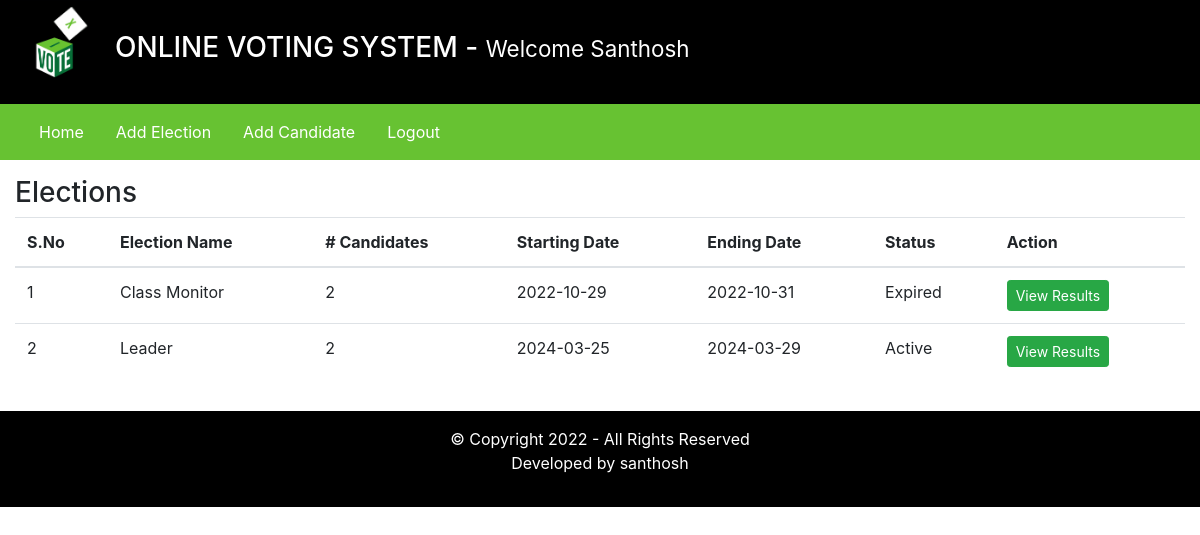
/admin/index.php?homepage=1 (signed in), run on the app's committed database.
### tables this page shows
CREATE TABLE `elections` (
  `id` int(11) NOT NULL,
  `election_topic` varchar(255) DEFAULT NULL,
  `no_of_candidates` int(11) DEFAULT NULL,
  `starting_date` date DEFAULT NULL,
  `ending_date` date DEFAULT NULL,
  `status` varchar(45) DEFAULT NULL,
  `inserted_by` varchar(255) DEFAULT NULL,
  `inserted_on` date DEFAULT NULL
);

### admin/inc/homepage.php (the view)
<div class="row my-3">
    <div class="col-12">
        <h3>Elections</h3>
        <table class="table">
            <thead>
                <tr>
                    <th scope="col">S.No</th>
                    <th scope="col">Election Name</th>
                    <th scope="col"># Candidates</th>
                    <th scope="col">Starting Date</th>
                    <th scope="col">Ending Date</th>
                    <th scope="col">Status </th>
                    <th scope="col">Action </th>
                </tr>
            </thead>
            <tbody>
                <?php
                    $fetchingData = mysqli_query($db, "SELECT * FROM elections") or die(mysqli_error($db));
                    $isAnyElectionAdded = mysqli_num_rows($fetchingData);
                    if($isAnyElectionAdded > 0)
                    {
                        $sno = 1;
                        while($row = mysqli_fetch_assoc($fetchingData))
                        {
                            $election_id = $row['id'];
                ?>
                            <tr>
                                <td><?php echo $sno++; ?></td>
                                <td><?php echo $row['election_topic']; ?></td>
                                <td><?php echo $row['no_of_candidates']; ?></td>
                                <td><?php echo $row['starting_date']; ?></td>
                                <td><?php echo $row['ending_date']; ?></td>
                                <td><?php echo $row['status']; ?></td>
                                <td>
                                    <a href="index.php?viewResult=<?php echo $election_id; ?>" class="btn btn-sm btn-success"> View Results </a>
                                </td>
                            </tr>
                <?php
                        }
                    }else {
            ?>
                        <tr>
                            <td colspan="7"> No any election is added yet. </td>
                        </tr>
            <?php
                    }
                ?>
            </tbody>
        </table>
    </div>
</div>

### data on the page
elections: election_topic "Class Monitor", no_of_candidates "2", starting_date "2022-10-29", ending_date "2022-10-31", status "Expired"
elections: election_topic "Leader", no_of_candidates "2", starting_date "2024-03-25", ending_date "2024-03-29", status "Active"

### other printed values
$_SESSION['username'] "Santhosh"
